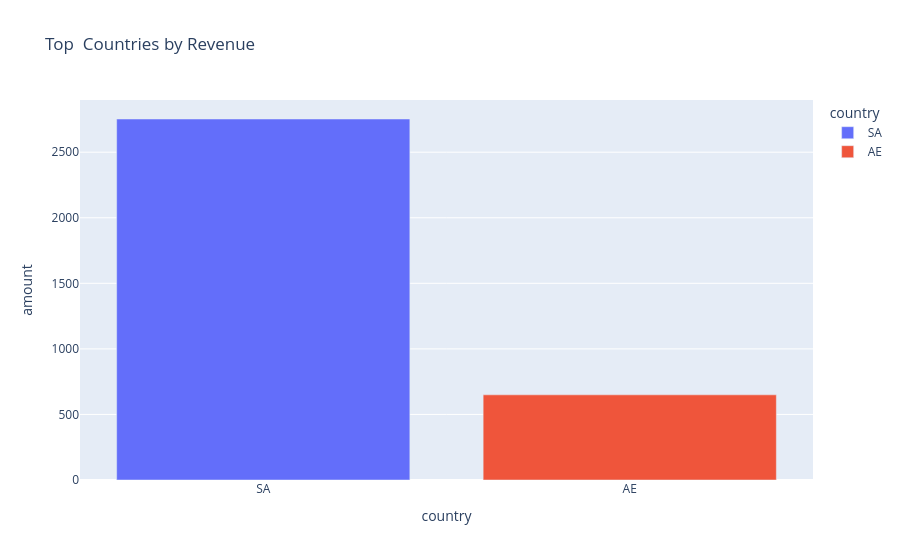

Notebook code for this chart:
### Markdown cell above
Question 2: Which countries are the top revenue ?

### Code cell
country_rev = (
    df.groupby('country', dropna=False)['amount']
    .sum()
    .reset_index()
    .sort_values('amount', ascending=False)
    .head(10)
)


fig = px.bar(country_rev, x='country', y='amount', 
             title="Top  Countries by Revenue",
             color='country')


fig.write_image(pa.figures / "revenue_by_country.png")
fig.show()

### Figure 1 — Plotly figure (JSON) as saved in the notebook; plotly's stock layout.template omitted (floating-point values rounded to 4 significant figures)
{"data": [{"hovertemplate": "country=%{x}<br>amount=%{y}<extra></extra>", "legendgroup": "SA", "marker": {"color": "#636efa", "pattern": {"shape": ""}}, "name": "SA", "orientation": "v", "showlegend": true, "textposition": "auto", "type": "bar", "x": ["SA"], "xaxis": "x", "y": [2753.0], "yaxis": "y"}, {"hovertemplate": "country=%{x}<br>amount=%{y}<extra></extra>", "legendgroup": "AE", "marker": {"color": "#EF553B", "pattern": {"shape": ""}}, "name": "AE", "orientation": "v", "showlegend": true, "textposition": "auto", "type": "bar", "x": ["AE"], "xaxis": "x", "y": [649.5], "yaxis": "y"}], "layout": {"barmode": "relative", "legend": {"title": {"text": "country"}, "tracegroupgap": 0}, "title": {"text": "Top  Countries by Revenue"}, "xaxis": {"anchor": "y", "categoryarray": ["SA", "AE"], "categoryorder": "array", "domain": [0, 1], "title": {"text": "country"}}, "yaxis": {"anchor": "x", "domain": [0, 1], "title": {"text": "amount"}}}}
